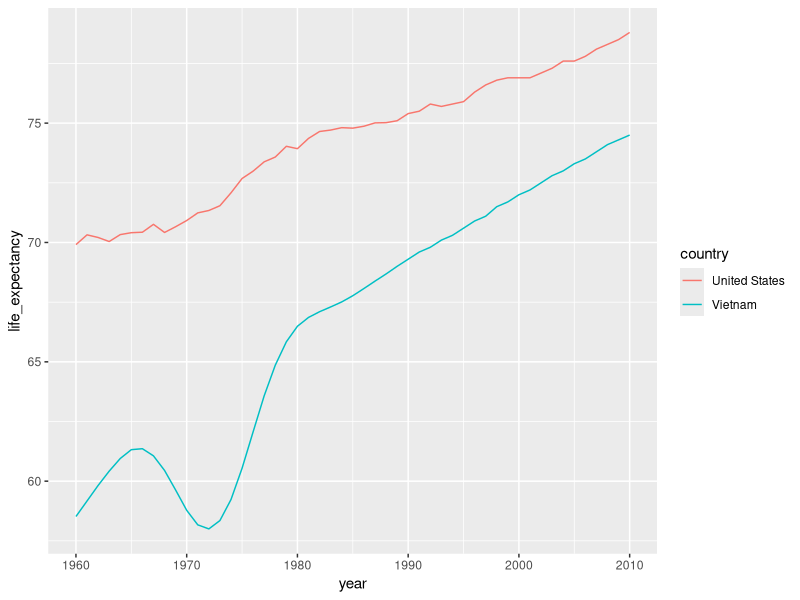
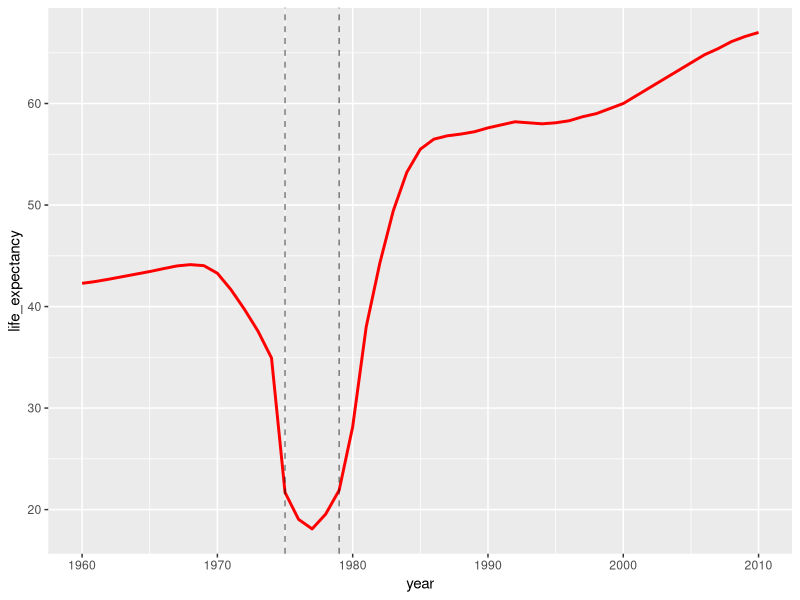
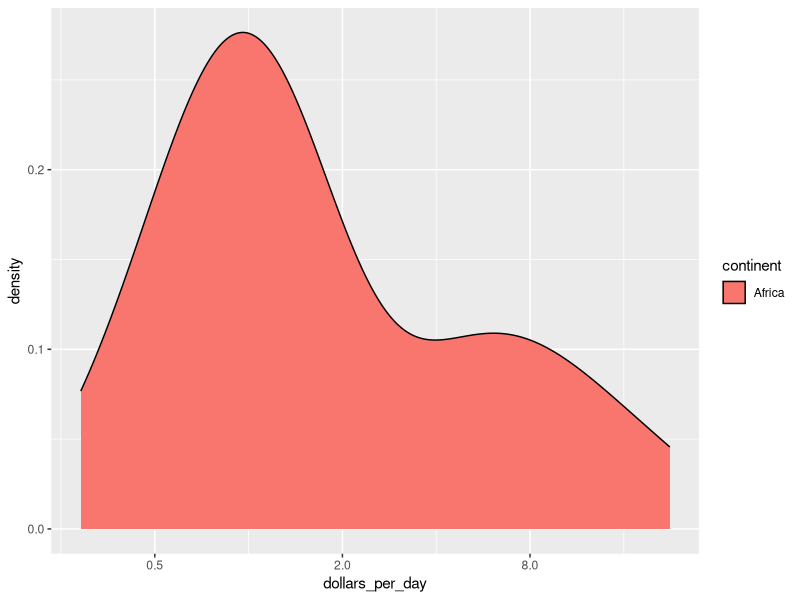
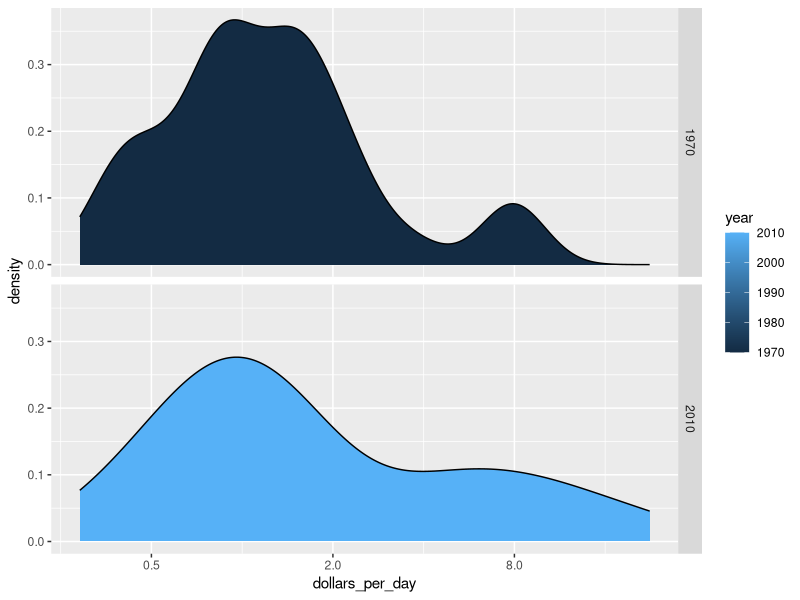
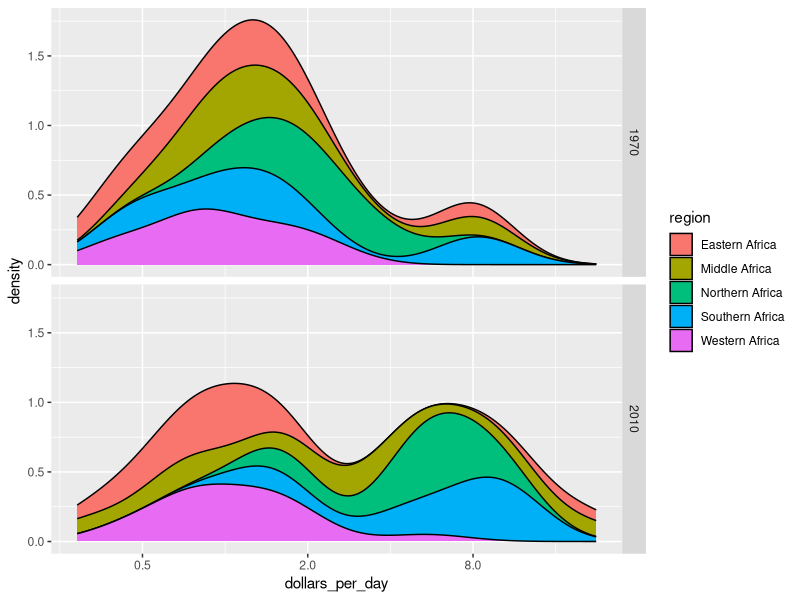
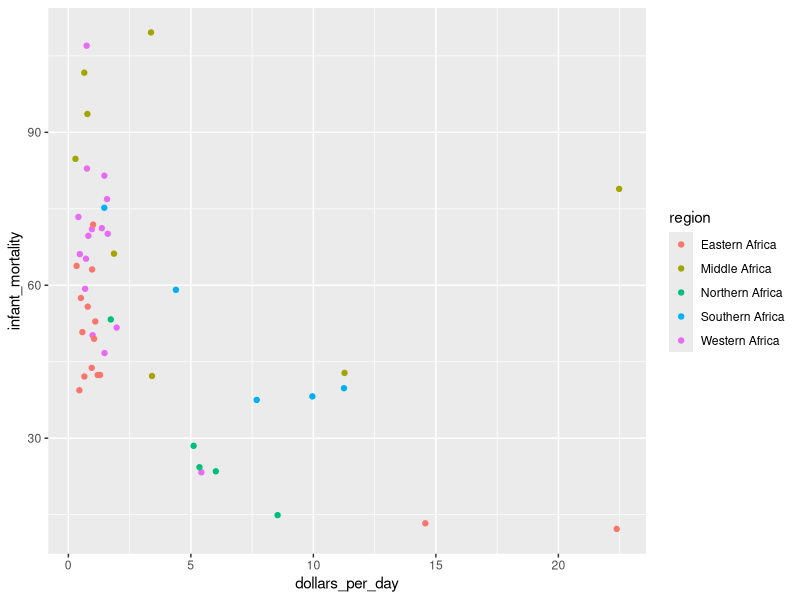
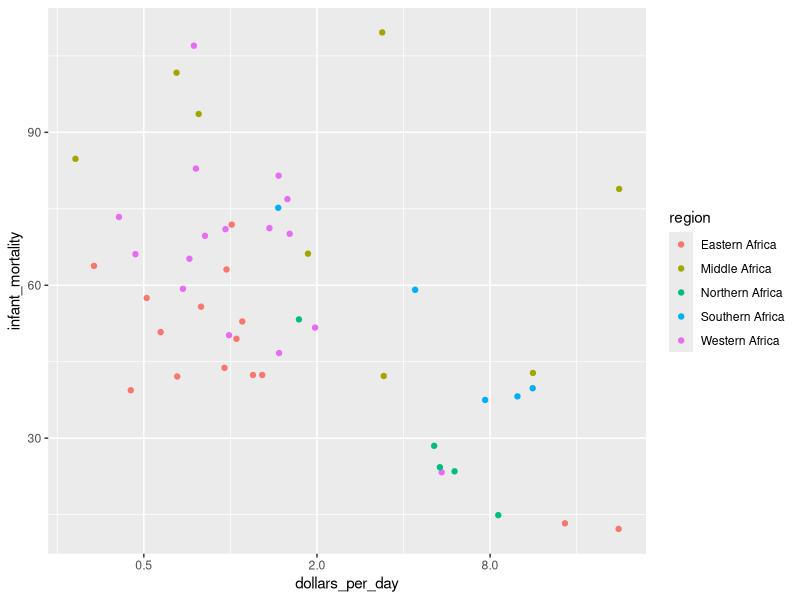
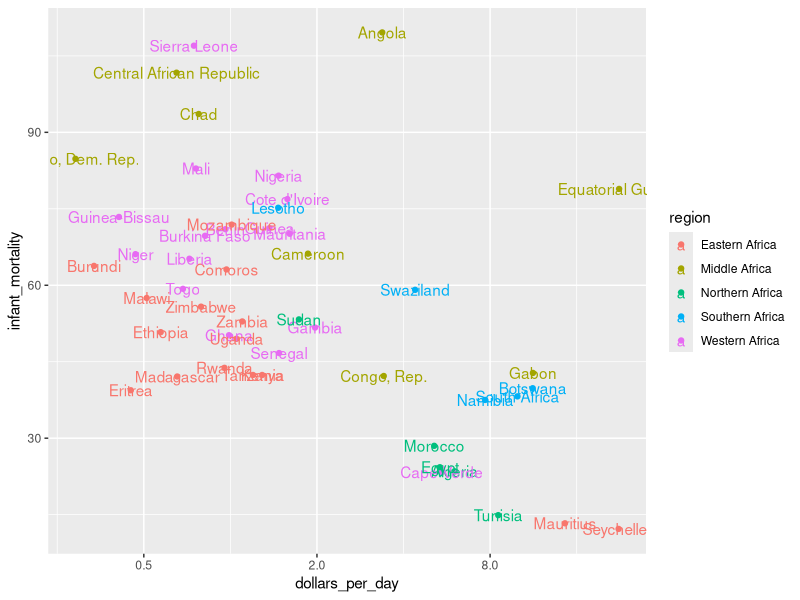

The R script that drew these images, in order:
library(dplyr)
library(dslabs)
library(ggrepel)
data(gapminder)

tab <- gapminder %>%
  filter(country %in% c("United States","Vietnam") & year %in% c(1960:2010))

p <- tab %>%
  ggplot(aes(year,life_expectancy,color=country)) +
  geom_line()

p

#dictator in Cambodia 1975 - 1979

library(dplyr)
library(ggplot2)
library(dslabs)
data(gapminder)


gapminder %>%
  filter(country=="Cambodia" & year %in% c(1960:2010)) %>%
  ggplot(aes(year,life_expectancy)) +
  geom_line(size=1,color="red") +
  geom_vline(xintercept =c(1975,1979),alpha=0.5,lty=2)


#dollars per day

daydollars <- 
  gapminder %>% 
  mutate(dollars_per_day=gdp/population/365) %>% 
  filter(year==2010 & continent=="Africa" & !is.na(dollars_per_day))


daydollars %>%
  ggplot(aes(dollars_per_day,fill=continent)) +
  geom_density() +
  scale_x_continuous(trans="log2")

# density plot

gapminder <- gapminder %>%
  mutate(dollars_per_day=gdp/population/365)

gapminder %>%  
  filter(year %in% c(1970,2010) & continent =="Africa" & !is.na(dollars_per_day)) %>%
  ggplot(aes(dollars_per_day,fill
             =year)) +
  geom_density() +
  scale_x_continuous(trans="log2") +
  facet_grid(year~.)

#stacked density plot

gapminder <- gapminder %>%
  mutate(dollars_per_day=gdp/population/365)

gapminder %>%
  filter(continent=="Africa" & year %in% c(1970,2010) & !is.na(dollars_per_day))%>% ggplot(aes(dollars_per_day,fill=region)) +
  scale_x_continuous(trans="log2") +
  geom_density(bw=0.5,position="stack") +
  facet_grid(year~.)


#scattered plot

gapminder_Africa_2010 <- # create the mutated dataset
  gapminder %>%
  mutate(dollars_per_day=gdp/population/365) %>%
  filter(continent=="Africa" & year == 2010 & !is.na(dollars_per_day) & !is.na(infant_mortality))
# now make the scatter plot

gapminder_Africa_2010 %>% 
  ggplot(aes(dollars_per_day,infant_mortality,color = region)) + geom_point()


# scattered plot log scale

gapminder_Africa_2010 %>% # your plotting code here
  ggplot(aes(dollars_per_day,infant_mortality,color=region)) +
  geom_point() +
  scale_x_continuous(trans="log2")

# scattered plot with labels

gapminder_Africa_2010 %>% # your plotting code here
  ggplot(aes(dollars_per_day,infant_mortality,color=region,label=country)) +
  geom_point() +
  scale_x_continuous(trans="log2") +
  geom_text()


gapminder %>%
  mutate(dollars_per_day=gdp/population/365) %>%
  filter(continent=="Africa" & year %in% c(1970,2010) & !is.na(infant_mortality) & !is.na(dollars_per_day)) %>%
  ggplot(aes(dollars_per_day,infant_mortality,color=region,label=country)) +
  geom_label() +
  scale_x_continuous(trans="log2") +
  facet_grid(year~.)
